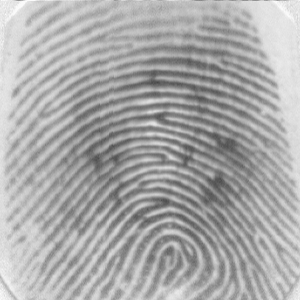
#> input picture assets/001_2.tif, 300 x 300 px; its folder holds only this picture in this run
$ jupyter execute --allow-errors main.ipynb
#> lines starting #> are read from the running program, lines starting #| are printed output that depends on the picture; after the words box and inside, x2 and y2 are one past the last pixel; in counts of white or black regions, pixels touching at a corner belong together
[cell 1]
import os

directory = "./assets"

if not directory:
    directory = input("Input raw dataset directory:")

files = [f for f in os.listdir(directory) if os.path.isfile(os.path.join(directory, f))]

count = 1
if files:
    curr = files[0].split("_")[0]
else:
    print("No files found in the directory.")
    exit()

for file in files:
    file_split = file.split("_")
    if file_split[0] != curr:
        curr = file_split[0]
        count += 1

    new_file_name = "_".join(file_split[1:])
    new_file_name = str(count).zfill(3) + "_" + new_file_name

    old_path = os.path.join(directory, file)
    new_path = os.path.join(directory, new_file_name)

    os.rename(old_path, new_path)
    print(f"Successfully changed file name from ({file}) to ({new_file_name})")

[cell 2]
import cv2
import numpy as np
import os
from tqdm import tqdm

def skeletonize(img):
    """Alternative skeletonization implementation without ximgproc"""
    skel = np.zeros(img.shape, np.uint8)
    element = cv2.getStructuringElement(cv2.MORPH_CROSS, (3,3))
    while True:
        open_img = cv2.morphologyEx(img, cv2.MORPH_OPEN, element)
        temp = cv2.subtract(img, open_img)
        eroded = cv2.erode(img, element)
        skel = cv2.bitwise_or(skel, temp)
        img = eroded.copy()
        if cv2.countNonZero(img) == 0:
            break
    return skel

def process_fingerprint(image_path, output_path, target_size=None, upscale_factor=1.0):
    # Read image
#> called with image_path = 'assets/001_2.tif', output_path = 'processed/001_2.tif', upscale_factor = 2
    image = cv2.imread(image_path, cv2.IMREAD_GRAYSCALE)
#> image is the input picture: shape (300, 300); min 71, max 250, mean 169.5
    if image is None:
        raise ValueError(f"Could not read image: {image_path}")

    # Resize if needed
    if target_size:
        image = cv2.resize(image, target_size, interpolation=cv2.INTER_LANCZOS4)
    elif upscale_factor != 1.0:
        h, w = image.shape
#> h = 300; w = 300
        image = cv2.resize(image, (int(w*upscale_factor), int(h*upscale_factor)),
                         interpolation=cv2.INTER_LANCZOS4)
#> image: shape (600, 600)

    # 1. Contrast enhancement
    clahe = cv2.createCLAHE(clipLimit=2.0, tileGridSize=(8,8))
    enhanced = clahe.apply(image)
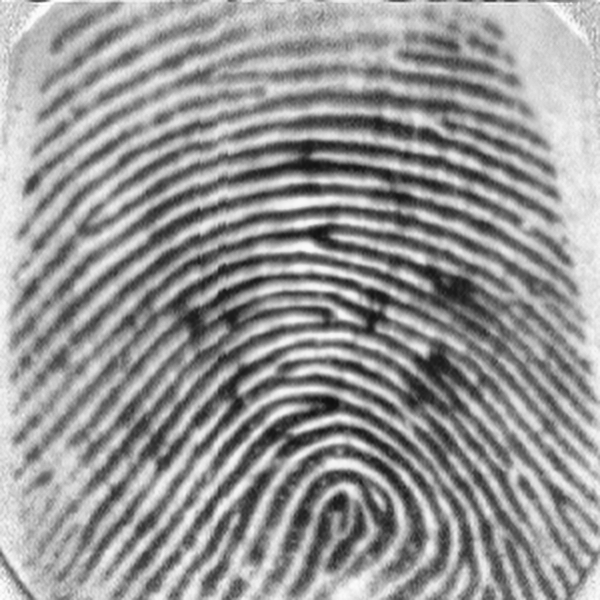
#> enhanced: shape (600, 600); min 15, max 255, mean 150.6

    # 2. Noise reduction
    denoised = cv2.bilateralFilter(enhanced, 9, 75, 75)

    # 3. Adaptive thresholding
    thresh = cv2.adaptiveThreshold(denoised, 255, cv2.ADAPTIVE_THRESH_GAUSSIAN_C,
                                cv2.THRESH_BINARY_INV, 21, 7)
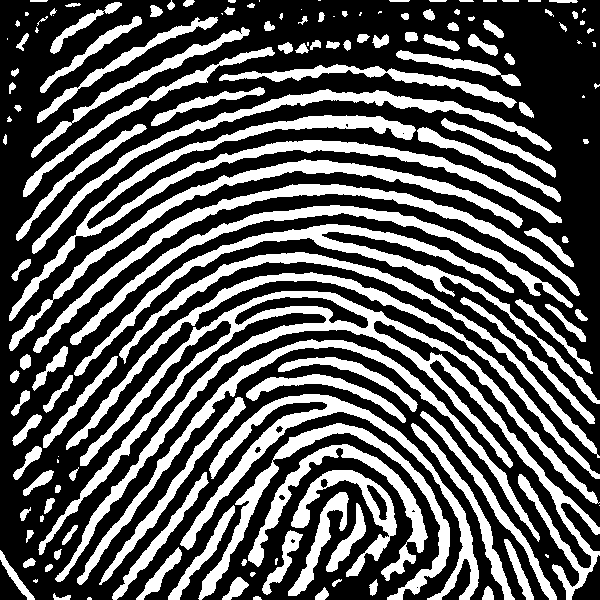
#> thresh: shape (600, 600); 35.9% white; 150 white regions (25 under 20 px), largest, box (x1, y1, x2, y2) and area: (38, 291, 600, 600) 17303, (9, 115, 562, 321) 9030, (74, 224, 600, 404) 6851

    # 4. Morphological operations
    kernel = np.ones((3,3), np.uint8)
    morph = cv2.morphologyEx(thresh, cv2.MORPH_CLOSE, kernel, iterations=1)
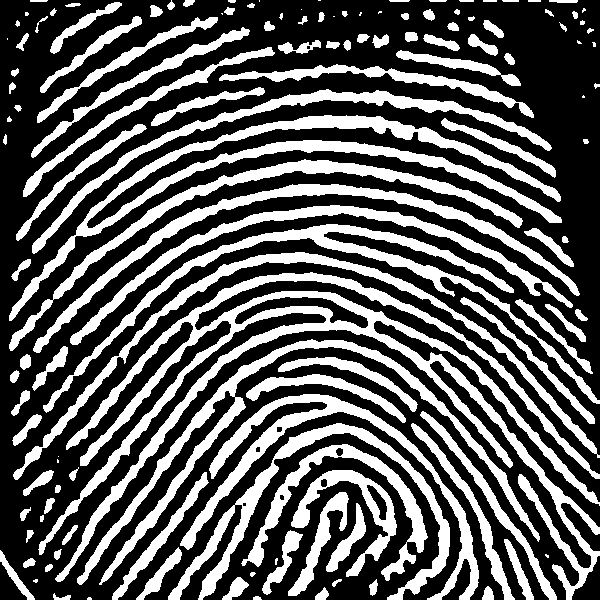
#> morph: shape (600, 600); 36% white; 135 white regions (20 under 20 px), largest, box (x1, y1, x2, y2) and area: (38, 272, 600, 600) 22507, (9, 115, 562, 321) 10534, (77, 339, 540, 585) 7483
    morph = cv2.morphologyEx(morph, cv2.MORPH_OPEN, kernel, iterations=1)
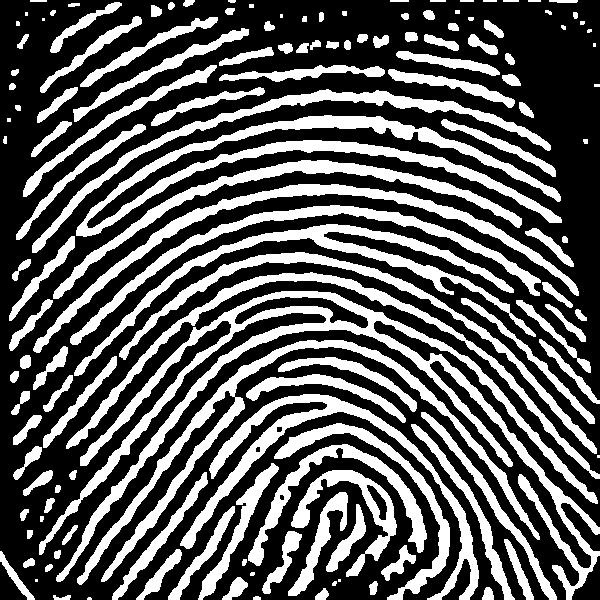
#> morph: shape (600, 600); 35.8% white; 142 white regions (14 under 20 px), largest, box (x1, y1, x2, y2) and area: (39, 291, 600, 600) 17295, (76, 115, 562, 237) 9648, (77, 340, 540, 585) 7467

    # 5. Skeletonization (using alternative method)
    skeleton = skeletonize(morph)
#> the loop in skeletonize, `while True:` made 10 passes
#> pass 1, in skeletonize, `open_img = cv2.morphologyEx(img, cv2.MORPH_OPEN, element)`:
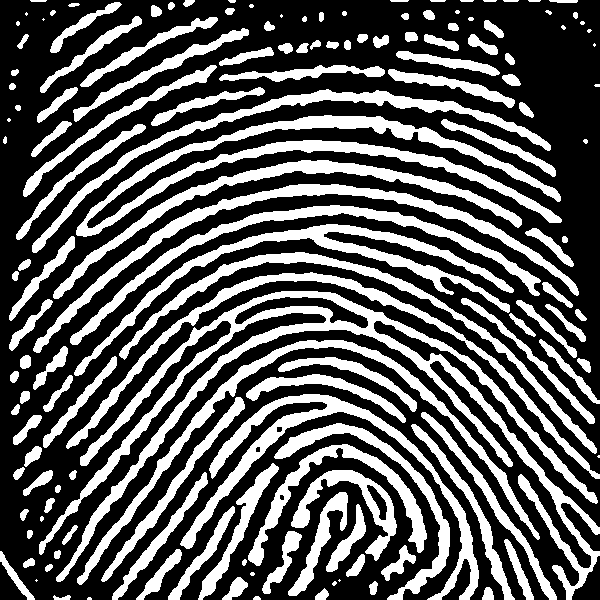
#> open_img: shape (600, 600); 35.7% white; 149 white regions (20 under 20 px), largest, box (x1, y1, x2, y2) and area: (39, 291, 600, 600) 17268, (76, 115, 562, 237) 9641, (180, 394, 479, 600) 6412
#> pass 1, in skeletonize, `temp = cv2.subtract(img, open_img)`:
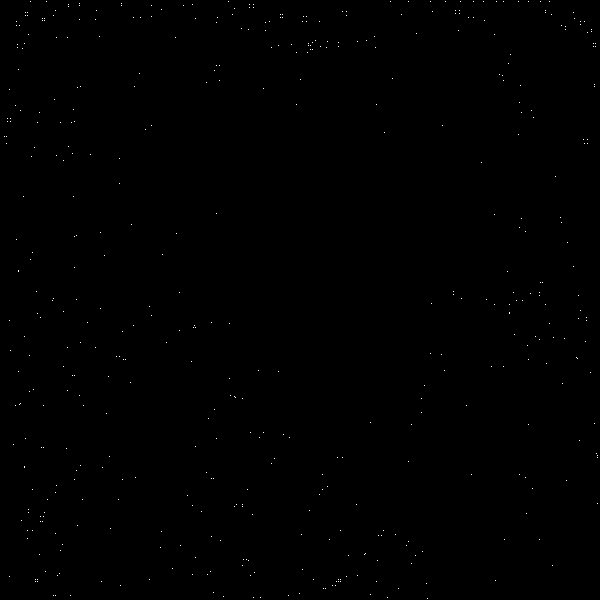
#> temp: shape (600, 600); 0.13% white in thin lines or dots
#> pass 1, in skeletonize, `eroded = cv2.erode(img, element)`:
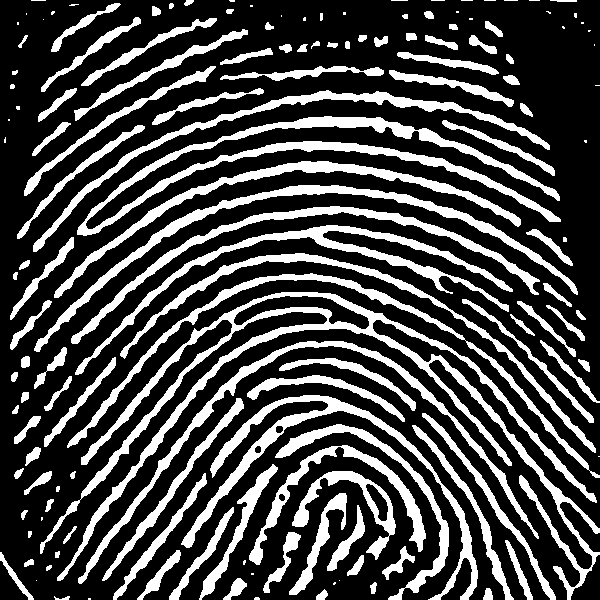
#> eroded: shape (600, 600); 27.8% white; 149 white regions (40 under 20 px), largest, box (x1, y1, x2, y2) and area: (40, 292, 600, 600) 13393, (77, 116, 561, 236) 7676, (181, 395, 478, 600) 5163
#> pass 2, in skeletonize, `open_img = cv2.morphologyEx(img, cv2.MORPH_OPEN, element)`:
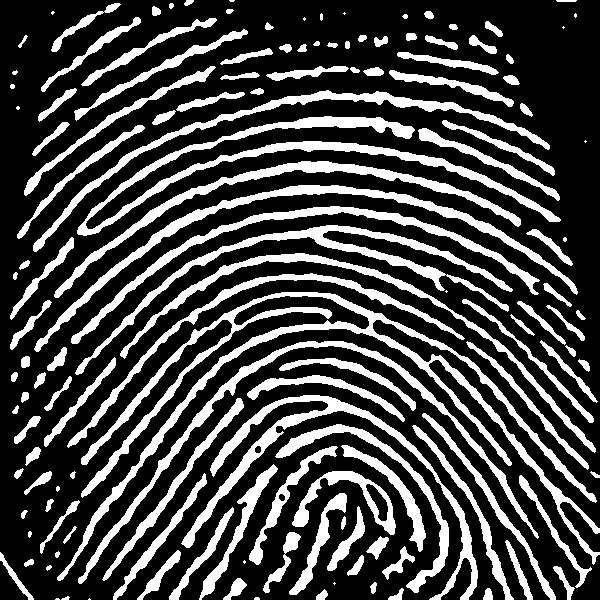
#> open_img: shape (600, 600); 27.6% white; 141 white regions (16 under 20 px), largest, box (x1, y1, x2, y2) and area: (57, 292, 600, 581) 12084, (77, 116, 561, 236) 6500, (181, 395, 478, 600) 5149
#> after the loop in skeletonize, `while True:`: img: shape (600, 600); every value is 0
#> after the loop in skeletonize, `while True:`:
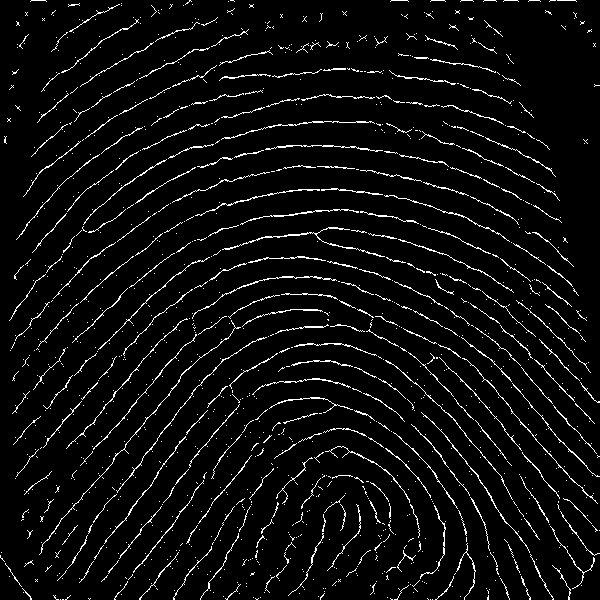
#> skel: shape (600, 600); 5.2% white in thin lines or dots

    # 6. Final inversion and saving
    result = cv2.bitwise_not(skeleton)
#> result: shape (600, 600); 94.8% white; black in thin lines or dots
    cv2.imwrite(output_path, result)

def batch_process_fingerprints(input_folder, output_folder, upscale=False):
    """
    Process all fingerprints in a folder
    """
    os.makedirs(output_folder, exist_ok=True)
    files = [f for f in os.listdir(input_folder) if f.lower().endswith('.tif')]

    for filename in tqdm(files, desc="Processing Fingerprints"):
        input_path = os.path.join(input_folder, filename)
        output_path = os.path.join(output_folder, filename)

        try:
            if upscale:
                process_fingerprint(input_path, output_path, upscale_factor=2.0)
            else:
                process_fingerprint(input_path, output_path)
        except Exception as e:
            print(f"\nError processing {filename}: {str(e)}")
            continue

if __name__ == "__main__":
    INPUT_FOLDER = "assets"
    OUTPUT_FOLDER = "processed"
    UPSCALE_IMAGES = True  # Set to True for 2x upscaling

    print("Starting fingerprint processing...")
    batch_process_fingerprints(INPUT_FOLDER, OUTPUT_FOLDER, upscale=UPSCALE_IMAGES)
    print("\nProcessing completed successfully!")

[cell 3]
import os
import shutil
import random
from tqdm import tqdm

# Set random seed for reproducibility
random.seed(42)  # Ensures the same split every time you run the code

# Define paths
dataset_folder = "processed"
train_folder = "dataset/train"
test_folder = "dataset/test"

# Create train and test folders
os.makedirs(train_folder, exist_ok=True)
os.makedirs(test_folder, exist_ok=True)

# Get all image files and shuffle them
all_files = [f for f in os.listdir(dataset_folder) if f.endswith('.tif')]
random.shuffle(all_files)  # Shuffle to ensure random distribution

# Calculate split index (80% train, 20% test)
split_idx = int(0.8 * len(all_files))
train_files = all_files[:split_idx]  # First 80% for training
test_files = all_files[split_idx:]   # Remaining 20% for testing

print(f"Found {len(all_files)} total fingerprint images")
print(f"- Training images: {len(train_files)} (80%)")
print(f"- Test images: {len(test_files)} (20%)")

# Function to copy files
def copy_files(file_list, destination_folder):
#> called with destination_folder = 'dataset/train'
    for file in tqdm(file_list, desc=f"Copying to {os.path.basename(destination_folder)}"):
        src = os.path.join(dataset_folder, file)
        dest = os.path.join(destination_folder, file)
        shutil.copy2(src, dest)

# Copy files to respective folders
copy_files(train_files, train_folder)
copy_files(test_files, test_folder)

print("\nDataset organization completed:")
print(f"- Training set: {len(train_files)} images (copied to {train_folder})")
print(f"- Test set: {len(test_files)} images (copied to {test_folder})")
print(f"Original files remain intact in {dataset_folder}")
